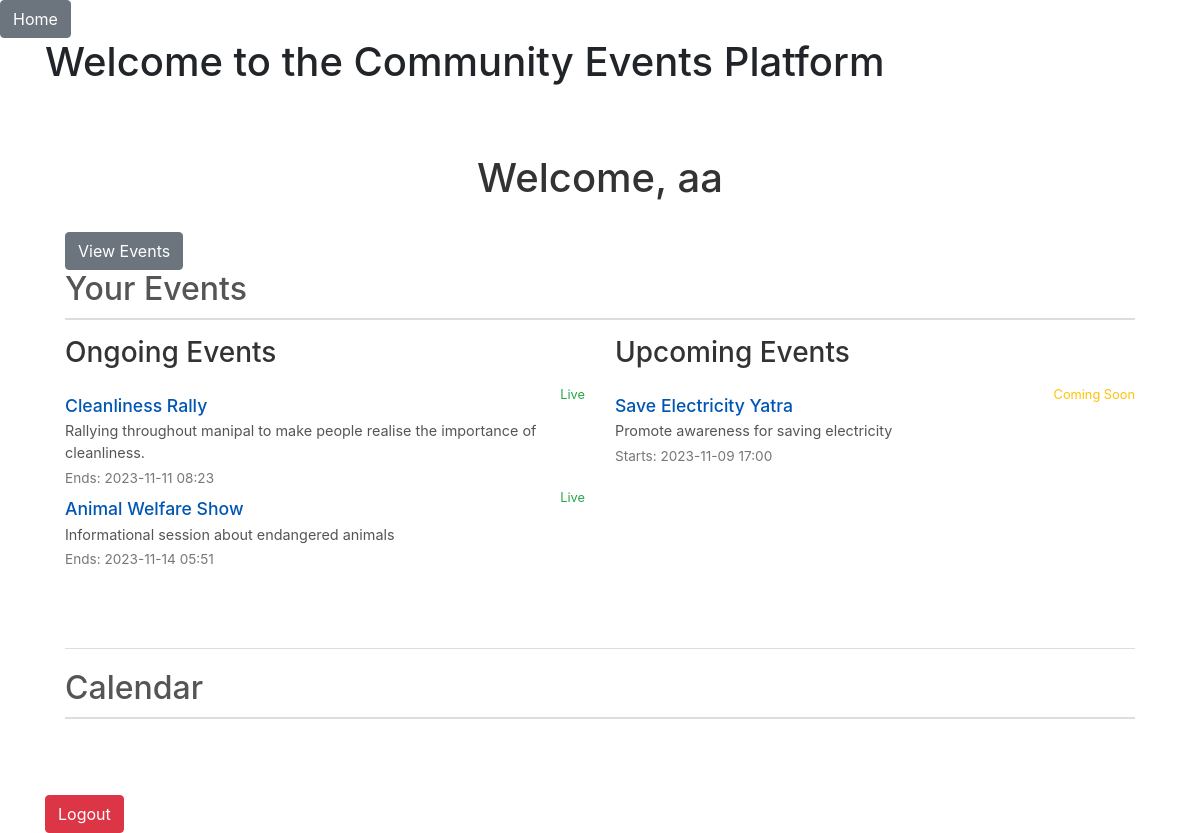
Screenshot of / (signed in) with the database file from the repository.
### app/models/users.py (models this page shows, shortened)
class User(UserMixin, db.Model):
    __tablename__ = 'user'  # Make sure this matches the FK reference
    id = db.Column(db.Integer, primary_key=True)
    username = db.Column(db.String(64), index=True, unique=True, nullable=False)
    email = db.Column(db.String(120), index=True, unique=True, nullable=False)
    password_hash = db.Column(db.String(128))
    is_admin = db.Column(db.Boolean, default=False)
    role = db.Column(db.String(120), nullable=False)

### app/models/events.py (models this page shows, shortened)
class Event(db.Model):
    __tablename__ = 'event'
    id = db.Column(db.Integer, primary_key=True)
    organizer_id = db.Column(db.Integer, db.ForeignKey('user.id'))
    organizer = db.relationship('User', backref='organized_events')
    title = db.Column(db.String(140), nullable=False)
    description = db.Column(db.Text, nullable=False)
    location = db.Column(db.String(140), nullable=False)
    start_time = db.Column(db.DateTime, default=datetime.utcnow)
    end_time = db.Column(db.DateTime)
    is_fundraiser = db.Column(db.Boolean, default=False, nullable=False)
    funds_raised = db.Column(db.Float, default=0.0, nullable=False)
    funds_goal = db.Column(db.Float, default=0.0, nullable=False)
    attendees = db.relationship('User', secondary=attendees, backref=db.backref('events_attending', lazy='dynamic'))

### app/main/routes.py (the view, shortened to what this page needs)
@main.route('/')
def index():
    all_events = Event.query.all()
    upcoming_events = []
    ongoing_events = []
    events = Event.query.all()
    if current_user.is_authenticated and current_user.role == 'attendee':
        all_attending_events = current_user.events_attending.order_by(Event.start_time.asc()).all()
        now = datetime.utcnow()
        event_data = [{
            'title': event.title,
            'start': event.start_time.isoformat(),
            'end': event.end_time.isoformat(),
        } for event in current_user.events_attending]
        upcoming_events = current_user.events_attending.filter(Event.start_time > now).order_by(Event.start_time.asc()).all()
        ongoing_events = current_user.events_attending.filter(Event.start_time <= now, Event.end_time >= now).order_by(Event.start_time.asc()).all()
        return render_template('index.html', event_data=event_data, all_events=all_events, upcoming_events=upcoming_events, ongoing_events=ongoing_events)
    else:
        return render_template('index.html', events=events)

### app/__init__.py (called while the page is built)
def create_app(config_class=Config):
    app = Flask(__name__)
    app.config.from_object(config_class)
    app.config['SECRET_KEY'] = '12345'
    csrf = CSRFProtect(app)
    db.init_app(app)
    login_manager.init_app(app)
    migrate.init_app(app, db)  # Now pass in the app object to migrate
    login_manager.login_view = 'auth.login'
    app.jinja_env.filters['dateformat'] = dateformat
    from .models.users import User  # Ensure this import is correct for your package structure
    @login_manager.user_loader
    def user_loader(user_id):
        return User.query.get(int(user_id))
    from app.main.routes import main as main_blueprint
    app.register_blueprint(main_blueprint)
    from app.auth.routes import auth as auth_blueprint
    app.register_blueprint(auth_blueprint, url_prefix='/auth')
    return app

### app/templates/index.html (shortened to what this page needs)
{% extends "layout.html" %}
{% block content %}
<h1>Welcome to the Community Events Platform</h1>
{% if current_user.is_authenticated %}
<div class="index-container my-5">
    <h1 class="index-title mb-4">Welcome, {{ current_user.username }}</h1>
    <div class="index-events-container">
        {% if current_user.role == 'organization' %}
            <a href="{{ url_for('main.create_event') }}" class="btn btn-primary">Create Event</a>
            <a href="{{ url_for('main.events') }}" class="btn btn-secondary">View Events</a>
        {% else %}
            <a href="{{ url_for('main.events') }}" class="btn btn-secondary">View Events</a>
        {% endif %}
        <h2 class="index-subtitle mb-3">Your Events</h2>
        <div class="row">
            <div class="col-lg-6">
                <div class="index-events-section">
                    <h3 class="index-section-title">Ongoing Events</h3>
                    <div class="list-group">
                        {% for event in ongoing_events %}
                                <div class="d-flex w-100 justify-content-between">
                                    <h5 class="mb-1 index-event-title">{{ event.title }}</h5>
                                    <small class="index-event-status-live">Live</small>
                                </div>
                                <p class="mb-1 index-event-description">{{ event.description }}</p>
                                <small class="index-event-time">Ends: {{ event.end_time.strftime('%Y-%m-%d %H:%M') }}</small>
                        {% else %}
                            <div class="index-no-events">No ongoing events.</div>
                        {% endfor %}
                    </div>
                </div>
            </div>
            <div class="col-lg-6">
                <div class="index-events-section">
                    <h3 class="index-section-title">Upcoming Events</h3>
                    <div class="list-group">
                        {% for event in upcoming_events %}
                                <div class="d-flex w-100 justify-content-between">
                                    <h5 class="mb-1 index-event-title">{{ event.title }}</h5>
                                    <small class="index-event-status-upcoming">Coming Soon</small>
                                </div>
                                <p class="mb-1 index-event-description">{{ event.description }}</p>
                                <small class="index-event-time">Starts: {{ event.start_time.strftime('%Y-%m-%d %H:%M') }}</small>
                        {% else %}
                            <div class="index-no-events">No upcoming events.</div>
                        {% endfor %}
                    </div>
                </div>
            </div>
        </div>
        <div class="index-calendar-container mt-5">
            <h2 class="index-subtitle">Calendar</h2>
        </div>
    </div>
</div>
  <a href="{{ url_for('auth.logout') }}" class="btn btn-danger">Logout</a>
{% else %}
  <a href="{{ url_for('auth.login') }}" class="btn btn-primary">Login</a>
  <a href="{{ url_for('auth.register') }}" class="btn btn-secondary">Register</a>
{% endif %}
{% endblock %}

### app/static/css/main.css (style rules this page uses)
.index-container { padding: 20px; }
.index-title { text-align: center; color: #333; }
.index-subtitle { color: #555; border-bottom: 2px solid #ddd; padding-bottom: 10px; }
.index-events-container { margin-top: 30px; }
.index-events-section { margin-bottom: 30px; }
.index-section-title { color: #333; margin-bottom: 15px; }
.index-event-status-live { color: #28a745; }
.index-event-status-upcoming { color: #ffc107; }
.index-event-title { font-size: 1.1rem; color: #0056b3; margin-top: 2%; }
.index-event-description { font-size: 0.9rem; color: #555; }
.index-event-time { font-size: 0.85rem; color: #777; }

### rows the page displays
User: username "aa"
Event: title "Cleanliness Rally", description "Rallying throughout manipal to make people realise the importance of cleanliness.", end_time "2023-11-11 08:23"
Event: title "Animal Welfare Show", description "Informational session about endangered animals", end_time "2023-11-14 05:51"
Event: title "Save Electricity Yatra", description "Promote awareness for saving electricity", start_time "2023-11-09 17:00"
